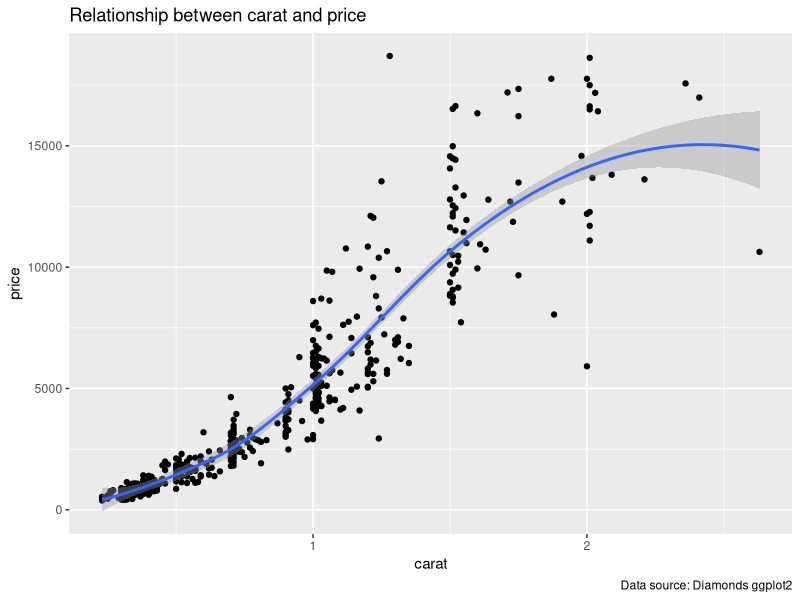
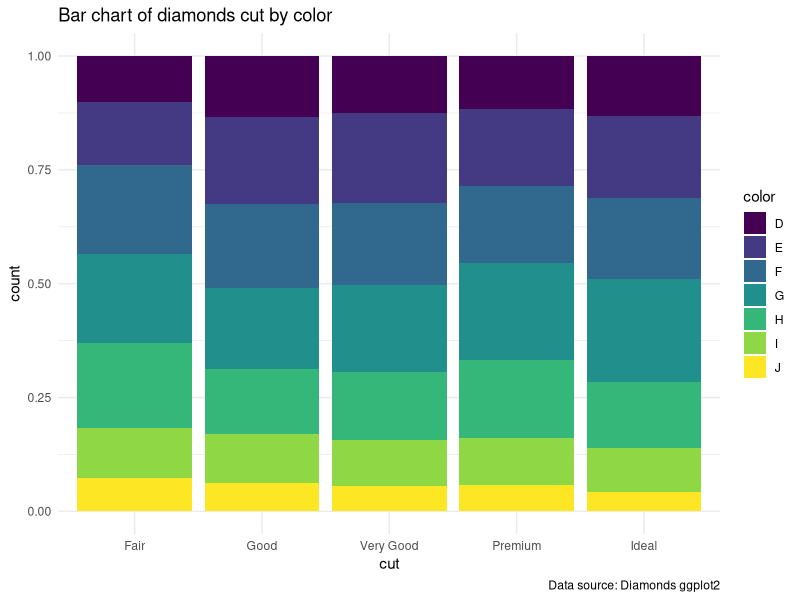
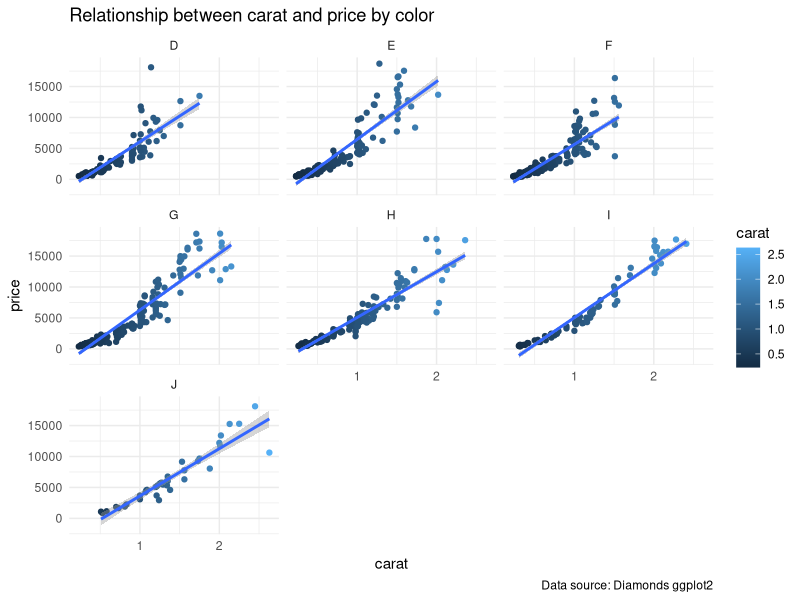
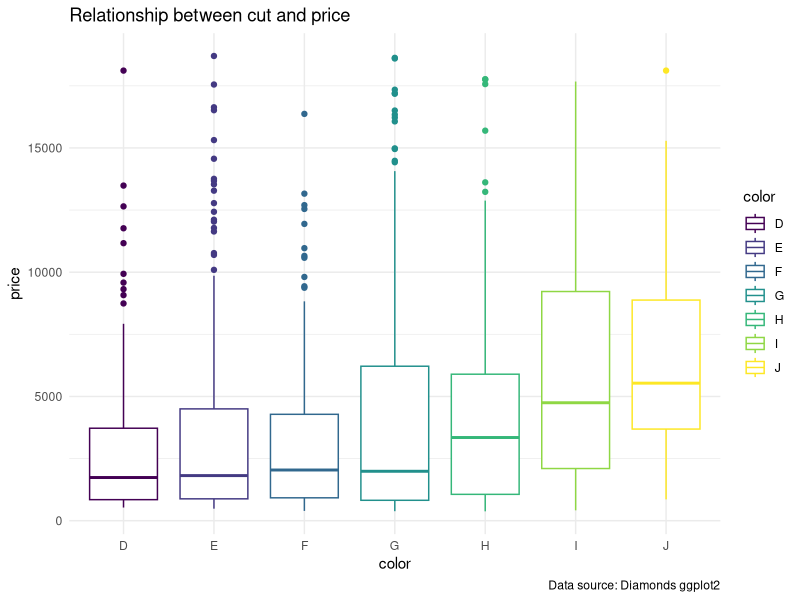
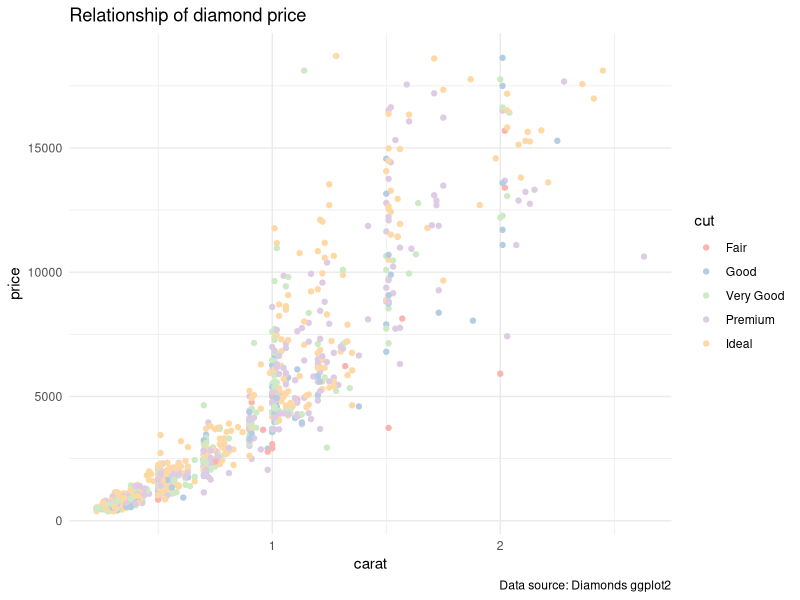

These figures' R source, in order:
## ---- chunk 1
library(tidyverse)
head(diamonds)
## ---- chunk 2
set.seed(24)
ggplot(diamonds %>% sample_n(500),
       aes(carat, price)) +
  geom_point() + 
  geom_smooth() + 
  labs (
      title = "Relationship between carat and price", 
      caption = "Data source: Diamonds ggplot2")
## ---- chunk 3
ggplot(diamonds, mapping = aes(cut, fill = color)) +
  geom_bar(position = "fill") + theme_minimal() + 
  labs (
      title = "Bar chart of diamonds cut by color", 
      caption = "Data source: Diamonds ggplot2")

## ---- chunk 4
set.seed(24)
ggplot(diamonds %>% sample_n(1000),
       aes(carat, price, col=carat)) +
  geom_point() +
  geom_smooth(method = lm) + 
  theme_minimal() +
  facet_wrap(~color) +
  labs (
      title = "Relationship between carat and price by color", 
      caption = "Data source: Diamonds ggplot2")
## ---- chunk 5
set.seed(24)
ggplot(diamonds %>% sample_n(1000), 
       aes(color, price, col=color)) +
  geom_boxplot() +
  theme_minimal() +
  labs (
      title = "Relationship between cut and price", 
      caption = "Data source: Diamonds ggplot2")
## ---- chunk 6
set.seed(24)
ggplot(diamonds %>% sample_n(1000),
       aes(carat, price, col=cut)) +
  geom_point() +
  theme_minimal()+
  scale_color_brewer(type = "qual", palette = 4) +
  labs (
      title = "Relationship of diamond price", 
      caption = "Data source: Diamonds ggplot2")
